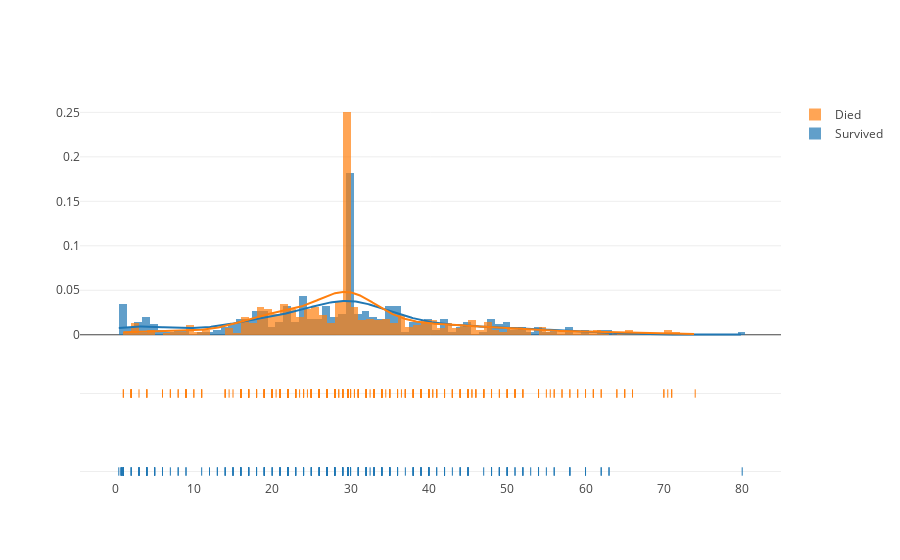

Source (notebook cell):
### Code cell
# Add histogram data
x1 = train_copy[train_copy["Survived"] == 1]["Age"]
x2 = train_copy[train_copy["Survived"] == 0]["Age"]

# Group data together
hist_data = [x1, x2]

group_labels = ['Survived', 'Died']

# Create distplot with custom bin_size
fig = ff.create_distplot(hist_data, group_labels, bin_size=1)

# Plot!
py.iplot(fig, filename='Distplot with Multiple Datasets')

### Figure 1 — Plotly figure (JSON) as saved in the notebook; plotly's stock layout.template omitted (floating-point values rounded to 4 significant figures; data arrays with more than 128 entries replaced by an {"elided": "..."} marker saying what was removed)
{"data": [{"autobinx": false, "histnorm": "probability density", "legendgroup": "Survived", "marker": {"color": "rgb(31, 119, 180)"}, "name": "Survived", "opacity": 0.7, "type": "histogram", "uid": "ada26a16-e6d6-11e8-a7e1-357091784533", "x": {"elided": "342 float values"}, "xaxis": "x", "xbins": {"end": 80, "size": 1, "start": 0.42}, "yaxis": "y"}, {"autobinx": false, "histnorm": "probability density", "legendgroup": "Died", "marker": {"color": "rgb(255, 127, 14)"}, "name": "Died", "opacity": 0.7, "type": "histogram", "uid": "ada26b92-e6d6-11e8-a7e1-357091784533", "x": {"elided": "549 float values"}, "xaxis": "x", "xbins": {"end": 74, "size": 1, "start": 1}, "yaxis": "y"}, {"legendgroup": "Survived", "marker": {"color": "rgb(31, 119, 180)"}, "mode": "lines", "name": "Survived", "showlegend": false, "type": "scatter", "uid": "ada26c50-e6d6-11e8-a7e1-357091784533", "x": {"elided": "500 float values"}, "xaxis": "x", "y": {"elided": "500 float values"}, "yaxis": "y"}, {"legendgroup": "Died", "marker": {"color": "rgb(255, 127, 14)"}, "mode": "lines", "name": "Died", "showlegend": false, "type": "scatter", "uid": "ada26d04-e6d6-11e8-a7e1-357091784533", "x": {"elided": "500 float values"}, "xaxis": "x", "y": {"elided": "500 float values"}, "yaxis": "y"}, {"legendgroup": "Survived", "marker": {"color": "rgb(31, 119, 180)", "symbol": "line-ns-open"}, "mode": "markers", "name": "Survived", "showlegend": false, "type": "scatter", "uid": "ada26d9a-e6d6-11e8-a7e1-357091784533", "x": {"elided": "342 float values"}, "xaxis": "x", "y": {"elided": "342 str values"}, "yaxis": "y2"}, {"legendgroup": "Died", "marker": {"color": "rgb(255, 127, 14)", "symbol": "line-ns-open"}, "mode": "markers", "name": "Died", "showlegend": false, "type": "scatter", "uid": "ada26e26-e6d6-11e8-a7e1-357091784533", "x": {"elided": "549 float values"}, "xaxis": "x", "y": {"elided": "549 str values"}, "yaxis": "y2"}], "layout": {"barmode": "overlay", "hovermode": "closest", "legend": {"traceorder": "reversed"}, "xaxis": {"anchor": "y2", "domain": [0, 1], "zeroline": false}, "yaxis": {"anchor": "free", "domain": [0.35, 1], "position": 0}, "yaxis2": {"anchor": "x", "domain": [0, 0.25], "dtick": 1, "showticklabels": false}}}
